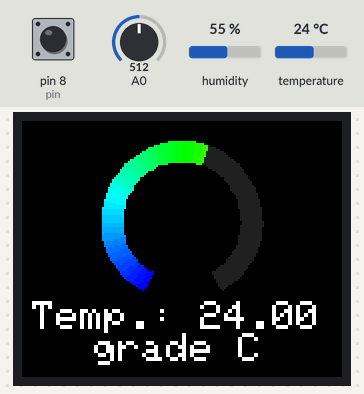
Bench run of a sketch on a simulated Arduino Uno, built with avr-gcc and run on an emulated ATmega328P. Shown: 160×128 colour display. The inputs (shaded band) are chosen by the test bench; at power-on: humidity 55 %, pin 8 (pin) LOW, A0 = 512, temperature 24 °C. The modem accepts every AT command (registered, SIM ready, sends succeed) and sends nothing else; what the sketch prints to the serial monitor is not drawn.

Above: at 14.0 s.
14.1 s: humidity set to 22 %
At 18.3 s:
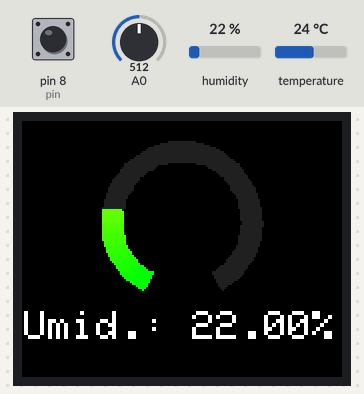
18.9 s: pin 8 (pin) pulsed HIGH 2 times (0.12 s each, 0.3 s apart)
At 23.4 s:
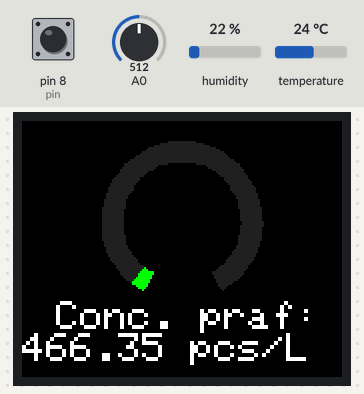
26.3 s: A0 set to 716
At 27.8 s:
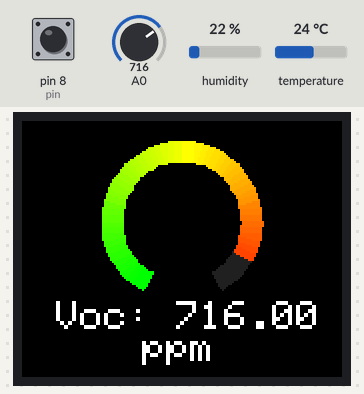
33.1 s: temperature set to 28 °C
At 36.2 s:
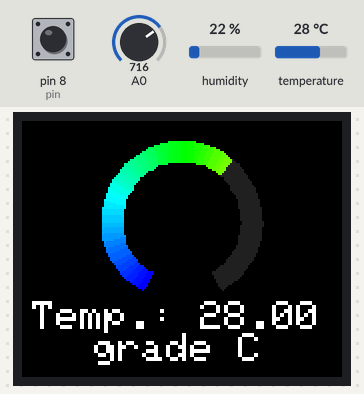
39.7 s: humidity set to 40 %
At 42.9 s:
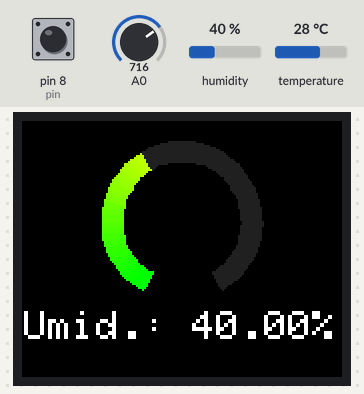
45.3 s: A0 set to 900
At 50.1 s:
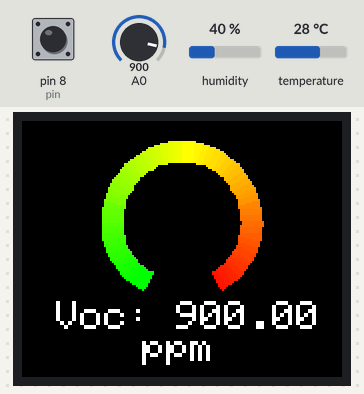
Timing chart, 0 to 51.6 s (numbered marks = the images above; inputs shaded):
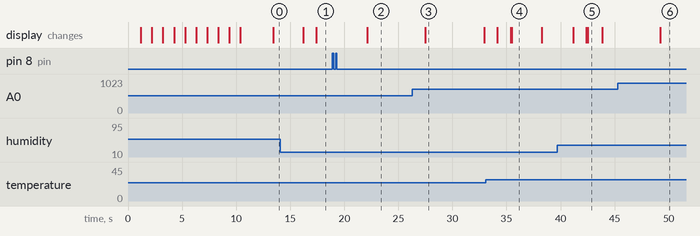

The sketch:

project.ino
```cpp
// wifi----------------[
#include <SoftwareSerial.h>
#define RX 2
#define TX 3
SoftwareSerial esp8266(RX,TX);
String AP = "No Wi-Fi For You";
String PASS = "263487519";
String API = "V2DR3QMRD6NXU8PD";
String HOST = "api.thingspeak.com";
String PORT = "80";
String tempField = "field1";
String humField = "field3";
String getData;
int countTrueCommand;
int countTimeCommand;
boolean found = false;
//--------------------]

// tft----------------[
#define sclk 13  // Don't change
#define mosi 11  // Don't change
#define cs   10  // If cs and dc pin allocations are changed then
#define dc   9   // comment out #define F_AS_T line in "Adafruit_ILI9341_FAST.h"
#define rst  12  // Can alternatively connect this to the Arduino reset
#define BLACK    0x0000
#define RED2RED 0
#define GREEN2GREEN 1
#define BLUE2BLUE 2
#define BLUE2RED 3
#define GREEN2RED 4
#define RED2GREEN 5

#include <Adafruit_GFX_AS.h>     // Core graphics library
#include <Adafruit_ST7735.h>
#include <Adafruit_ILI9341_AS.h> // Fast hardware-specific library
#include <SPI.h>

#define ILI9341_GREY 0x2104 // Dark grey 16 bit colour

Adafruit_ST7735 tft = Adafruit_ST7735(cs, dc, rst);
//--------------------]

// dht----------------[
#include <DHT.h>; //pt DHT
#define DHTPIN 7
#define DHTTYPE DHT22
int chk;
float hum;
float temp;
DHT dht(DHTPIN, DHTTYPE); //// Initialize DHT sensor for normal 16mhz Arduino
//--------------------]

// senzor praf--------[
int pin = 8;
unsigned long duration;
unsigned long starttime;
unsigned long sampletime_ms = 20000;//sampe 1s ;
unsigned long lowpulseoccupancy = 0;
float ratio = 0;
float concentration = 0;
//--------------------]

float voc; // senzor voc

unsigned long sequentialstart;
unsigned long displaystart;
String displayOrdine = "T";
String identificatorOrdine = "T";
String curent;

void setup() {
  Serial.begin(9600);
  esp8266.begin(9600); // wifi
  dht.begin(); // dht
  pinMode(8,INPUT); // senzor praf
  starttime = millis();

  tft.initR(INITR_BLACKTAB); // tft
  tft.fillScreen(BLACK); // tft
  tft.setRotation(135); // tft

  for (int i = 10; i >= 1; i--) { // timp de asteptare pt senzor praf
    tft.setTextSize(3);
    tft.setTextColor(ST7735_GREEN);
    tft.setCursor(65, 50);
    tft.print(i);

    delay(1000);
    tft.fillScreen(ILI9341_BLACK);
  }

  sequentialstart = millis();
  sequentialstart = sequentialstart + 25000;
  displaystart = millis();
  displaystart = displaystart + 5000;

  sendCommand("AT", 5, "OK");
  sendCommand("AT+CWMODE=1", 5, "OK");
  sendCommand("AT+CWJAP=\"" + AP + "\",\"" + PASS +"\"", 20, "OK");
}

void loop() {
  // dht------------------------------------[
  temp = dht.readTemperature();
  Serial.print(temp);
  Serial.println(" grade C");
  int xpos = 40, ypos = 10, gap = 10, radius = 40;

  if ((millis() - displaystart) > 5000 && displayOrdine == "T") {
    tft.fillScreen(ILI9341_BLACK);
    curent = "unu";
    displaystart = millis();
    displayOrdine = "H";
  }

  if ((millis() - sequentialstart) > 25000 && identificatorOrdine == "T") {
    getData = "GET /update?api_key="+ API +"&"+ tempField +"="+String(temp);
    sendCommand("AT+CIPMUX=1",5,"OK");
    sendCommand("AT+CIPSTART=0,\"TCP\",\""+ HOST +"\","+ PORT,15,"OK");
    sendCommand("AT+CIPSEND=0," +String(getData.length()+4),4,">");
    esp8266.println(getData);delay(1500);countTrueCommand++;
    sendCommand("AT+CIPCLOSE=0",5,"OK");

    sequentialstart = millis();
    identificatorOrdine = "H";
  }

  hum = dht.readHumidity();
  Serial.print(hum);
  Serial.println(" %");

  if ((millis() - displaystart) > 5000 && displayOrdine == "H") {
    tft.fillScreen(ILI9341_BLACK);
    curent = "doi";
    displaystart = millis();
    displayOrdine = "P";
  }

  if ((millis() - sequentialstart) > 25000 && identificatorOrdine == "H") {
    getData = "GET /update?api_key="+ API +"&"+ humField +"="+String(hum);
    sendCommand("AT+CIPMUX=1",5,"OK");
    sendCommand("AT+CIPSTART=0,\"TCP\",\""+ HOST +"\","+ PORT,15,"OK");
    sendCommand("AT+CIPSEND=0," +String(getData.length()+4),4,">");
    esp8266.println(getData);delay(1500);countTrueCommand++;
    sendCommand("AT+CIPCLOSE=0",5,"OK");

    sequentialstart = millis();
    identificatorOrdine = "P";
  }
  //---------------------------------------]

  // senzor praf---------------------------[

  duration = pulseIn(pin, LOW);
  lowpulseoccupancy = lowpulseoccupancy+duration;
  if ((millis()-starttime) > sampletime_ms)
  {
    ratio = lowpulseoccupancy/(sampletime_ms*10.0);  // Integer percentage 0=>100
    concentration = 1.1*pow(ratio,3)-3.8*pow(ratio,2)+520*ratio+0.62; // using spec sheet curve
    Serial.print("concentration = ");
    Serial.print(concentration);
    Serial.print(" pcs/0.01cf  -  ");
    if (concentration < 1.0) {
       Serial.println("It's a smokeless and dustless environment");
    }
    if (concentration > 1.0 && concentration < 20000) {
       Serial.println("It's probably only you blowing air to the sensor :)");
    }

    if (concentration > 20000 && concentration < 315000) {
       Serial.println("Smokes from matches detected!");
    }
    if (concentration > 315000) {
       Serial.println("Smokes from cigarettes detected! Or It might be a huge fire! Beware!");
    }

    lowpulseoccupancy = 0;
    starttime = millis();
  }

  if ((millis() - displaystart) > 5000 && displayOrdine == "P") {
    tft.fillScreen(ILI9341_BLACK);
    curent = "trei";
    displaystart = millis();
    displayOrdine = "V";
  }

  if ((millis() - sequentialstart) > 25000 && identificatorOrdine == "P") {
    getData = "GET /update?api_key="+ API +"&"+ 5 +"="+String(concentration);
    sendCommand("AT+CIPMUX=1",5,"OK");
    sendCommand("AT+CIPSTART=0,\"TCP\",\""+ HOST +"\","+ PORT,15,"OK");
    sendCommand("AT+CIPSEND=0," +String(getData.length()+4),4,">");
    esp8266.println(getData);delay(1500);countTrueCommand++;
    sendCommand("AT+CIPCLOSE=0",5,"OK");

    sequentialstart = millis();
    identificatorOrdine = "V";
  }
  //-------------------------------------]

  // senzor VOC-------------------------[
  voc = analogRead(A0);
  Serial.println(voc);
  Serial.println();

  if ((millis() - displaystart) > 5000 && displayOrdine == "V") {
    tft.fillScreen(ILI9341_BLACK);
    curent = "patru";
    displaystart = millis();
    displayOrdine = "T";
  }

  if ((millis() - sequentialstart) > 25000 && identificatorOrdine == "V") {
    getData = "GET /update?api_key="+ API +"&"+ 7 +"="+String(voc);
    sendCommand("AT+CIPMUX=1",5,"OK");
    sendCommand("AT+CIPSTART=0,\"TCP\",\""+ HOST +"\","+ PORT,15,"OK");
    sendCommand("AT+CIPSEND=0," +String(getData.length()+4),4,">");
    esp8266.println(getData);delay(1500);countTrueCommand++;
    sendCommand("AT+CIPCLOSE=0",5,"OK");

    sequentialstart = millis();
    identificatorOrdine = "T";
  }
  //------------------------------------]

  if (curent == "unu") {
    xpos = gap + ringMeter(temp, -10, 50, xpos, ypos, radius, "mA", BLUE2RED);
    tft.setTextSize(2);
    tft.setCursor(5, 90);
    tft.print("Temp.: ");
    tft.print(temp);
    tft.print("   grade C");
  }
  else if (curent == "doi") {
    xpos = gap + ringMeter(hum, 0, 100, xpos, ypos, radius, "mA", GREEN2RED);
    tft.setTextSize(2);
    tft.setCursor(1, 95);
    tft.print("Umid.: ");
    tft.print(hum);
    tft.print("%");
  }
  else if (curent == "trei") {
    xpos = gap + ringMeter(concentration, 0, 1000000, xpos, ypos, radius, "mA", GREEN2RED);
    tft.setTextSize(2);
    tft.setCursor(5, 90);
    tft.print(" Conc. praf:");
    tft.print(concentration);
    tft.print(" pcs/L");
  }
  else if (curent == "patru") {
    xpos = gap + ringMeter(voc, 0, 800, xpos, ypos, radius, "mA", GREEN2RED);
    tft.setTextSize(2);
    tft.setCursor(5, 90);
    tft.print(" Voc: ");
    tft.print(voc);
    tft.print("     ppm");
  }

  delay(100);
}

void sendCommand(String command, int maxTime, char readReplay[]) {
  Serial.print(countTrueCommand);
  Serial.print(". at command => ");
  Serial.print(command);
  Serial.print(" ");
  while(countTimeCommand < (maxTime * 1))
  {
    esp8266.println(command);//at+cipsend
    if(esp8266.find(readReplay))//ok
    {
      found = true;
      break;
    }

    countTimeCommand++;
  }

  if(found == true)
  {
    Serial.println("OYI");
    countTrueCommand++;
    countTimeCommand = 0;
  }

  if(found == false)
  {
    Serial.println("Fail");
    countTrueCommand = 0;
    countTimeCommand = 0;
    tft.setTextSize(2);
    tft.setTextColor(ST7735_RED);
    tft.setCursor(55, 50);
    tft.print("FAIL!");
  }

  found = false;
}

// #########################################################################
//  Draw the meter on the screen, returns x coord of righthand side
// #########################################################################
int ringMeter(int value, int vmin, int vmax, int x, int y, int r, char *units, byte scheme)
{
  // Minimum value of r is about 52 before value text intrudes on ring
  // drawing the text first is an option

  x += r; y += r;   // Calculate coords of centre of ring

  int w = r / 4;    // Width of outer ring is 1/4 of radius

  int angle = 150;  // Half the sweep angle of meter (300 degrees)

  int text_colour = 0; // To hold the text colour

  int v = map(value, vmin, vmax, -angle, angle); // Map the value to an angle v

  byte seg = 5; // Segments are 5 degrees wide = 60 segments for 300 degrees
  byte inc = 5; // Draw segments every 5 degrees, increase to 10 for segmented ring

  // Draw colour blocks every inc degrees
  for (int i = -angle; i < angle; i += inc) {

    // Choose colour from scheme
    int colour = 0;
    switch (scheme) {
      case 0: colour = ILI9341_RED; break; // Fixed colour
      case 1: colour = ILI9341_GREEN; break; // Fixed colour
      case 2: colour = ILI9341_BLUE; break; // Fixed colour
      case 3: colour = rainbow(map(i, -angle, angle, 0, 127)); break; // Full spectrum blue to red
      case 4: colour = rainbow(map(i, -angle, angle, 63, 127)); break; // Green to red (high temperature etc)
      case 5: colour = rainbow(map(i, -angle, angle, 127, 63)); break; // Red to green (low battery etc)
      default: colour = ILI9341_BLUE; break; // Fixed colour
    }

    // Calculate pair of coordinates for segment start
    float sx = cos((i - 90) * 0.0174532925);
    float sy = sin((i - 90) * 0.0174532925);
    uint16_t x0 = sx * (r - w) + x;
    uint16_t y0 = sy * (r - w) + y;
    uint16_t x1 = sx * r + x;
    uint16_t y1 = sy * r + y;

    // Calculate pair of coordinates for segment end
    float sx2 = cos((i + seg - 90) * 0.0174532925);
    float sy2 = sin((i + seg - 90) * 0.0174532925);
    int x2 = sx2 * (r - w) + x;
    int y2 = sy2 * (r - w) + y;
    int x3 = sx2 * r + x;
    int y3 = sy2 * r + y;

    if (i < v) { // Fill in coloured segments with 2 triangles
      tft.fillTriangle(x0, y0, x1, y1, x2, y2, colour);
      tft.fillTriangle(x1, y1, x2, y2, x3, y3, colour);
      text_colour = colour; // Save the last colour drawn
    }
    else // Fill in blank segments
    {
      tft.fillTriangle(x0, y0, x1, y1, x2, y2, ILI9341_GREY);
      tft.fillTriangle(x1, y1, x2, y2, x3, y3, ILI9341_GREY);
    }
  }

  // Convert value to a string
  char buf[10];
  byte len = 4; if (value > 999) len = 5;
  dtostrf(value, len, 0, buf);

  // Set the text colour to default
  tft.setTextColor(ILI9341_WHITE, ILI9341_BLACK);
  // Uncomment next line to set the text colour to the last segment value!
  // tft.setTextColor(text_colour, ILI9341_BLACK);

  // Calculate and return right hand side x coordinate
  return x + r;
}

// #########################################################################
// Return a 16 bit rainbow colour
// #########################################################################
unsigned int rainbow(byte value)
{
  // Value is expected to be in range 0-127
  // The value is converted to a spectrum colour from 0 = blue through to 127 = red

  byte red = 0; // Red is the top 5 bits of a 16 bit colour value
  byte green = 0;// Green is the middle 6 bits
  byte blue = 0; // Blue is the bottom 5 bits

  byte quadrant = value / 32;

  if (quadrant == 0) {
    blue = 31;
    green = 2 * (value % 32);
    red = 0;
  }
  if (quadrant == 1) {
    blue = 31 - (value % 32);
    green = 63;
    red = 0;
  }
  if (quadrant == 2) {
    blue = 0;
    green = 63;
    red = value % 32;
  }
  if (quadrant == 3) {
    blue = 0;
    green = 63 - 2 * (value % 32);
    red = 31;
  }
  return (red << 11) + (green << 5) + blue;
}
```

Measured:
- after the input at 14.1 s, the display: first differs from a run without the input after 3.3 s (image 1)
- after the input at 18.9 s, the display: changes after 3.2 s (image 2)
- after the input at 26.3 s, the display: changes after 1.2 s (image 3)
- after the input at 33.1 s, the display: first differs from a run without the input after 2.3 s (image 4 shows a later state)
- after the input at 39.7 s, the display: first differs from a run without the input after 2.7 s (image 5 shows a later state)
- after the input at 45.3 s, the display: changes after 3.9 s (image 6)
- what the display in image 3 shows lasts 5.4 s, from 27.5 s to 32.9 s
